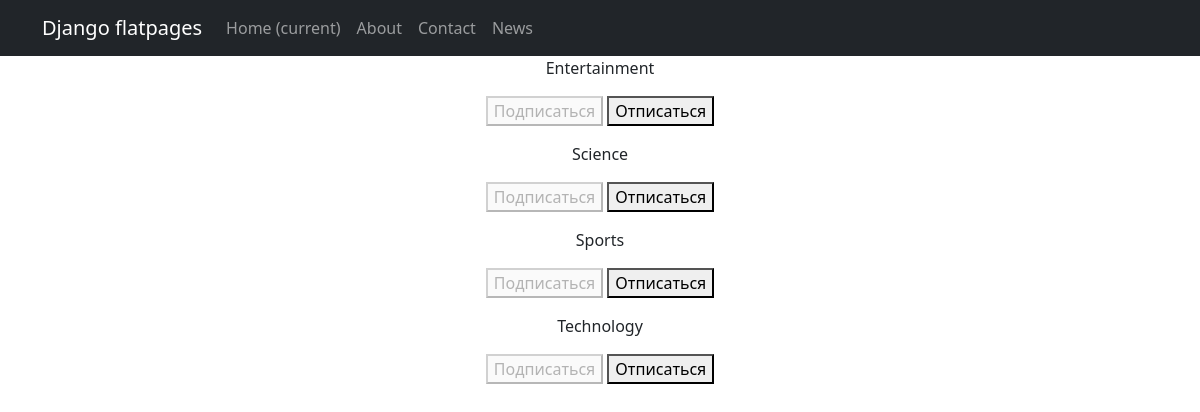
Page /subscriptions/ (signed in) on the committed database.
### news/models.py (models this page shows, shortened)
class Category(models.Model):
    name = models.CharField(max_length=255, unique=True)

### news/views.py (the view, shortened to what this page needs)
# urls.py: path('subscriptions/', subscriptions, name='subscriptions'),
@login_required
@csrf_protect
def subscriptions(request):
    categories_with_subscriptions = Category.objects.annotate(
        user_subscribed=Exists(
            Subscriber.objects.filter(
                user=request.user,
                category=OuterRef('pk'),
            )
        )
    ).order_by('name')
    return render(
        request,
        'subscriptions.html',
        {'categories': categories_with_subscriptions},
    )

### templates/subscriptions.html (shortened to what this page needs)
{% extends 'flatpages/default.html' %}
{% block content %}
    {% for category in categories  %}
        <p>
            {{ category.name }}
            <form method="post">
                {% if category.user_subscribed %}
                    <button disabled>Подписаться</button>
                    <button name="action" value="unsubscribe">Отписаться</button>
                {% else %}
                    <button name="action" value="subscribe">Подписаться</button>
                    <button disabled>Отписаться</button>
                {% endif %}
            </form>
        </p>
    {% endfor %}
{% endblock content %}

### templates/flatpages/default.html (shortened to what this page needs)
<!DOCTYPE html>
<html lang="en">
    <head>
        {% load static %}
        <link href="{% static 'css/styles.css' %}" rel="stylesheet" />
    </head>
    <body>
    <nav class="navbar navbar-expand-lg navbar-dark bg-dark static-top">
        <div class="container">
            <a class="navbar-brand" href="#">Django flatpages</a>
            <div class="collapse navbar-collapse" id="navbarResponsive">
                <ul class="navbar-nav ml-auto">
                    <li class="nav-item active">
                        <a class="nav-link" href="#">Home
                            <span class="sr-only">(current)</span>
                        </a>
                    </li>
                    <li class="nav-item">
                        <a class="nav-link" href="/about/">About</a>
                    </li>
                    <li class="nav-item">
                        <a class="nav-link" href="/contacts/">Contact</a>
                    </li>
                    <li class="nav-item">
                        <a class="nav-link" href="/news/">News</a>
                    </li>
                </ul>
            </div>
        </div>
    </nav>
    <div class="container">
        <div class="row">
            <div class="col-lg-12 text-center">
                {% block content %}
                {% endblock content %}
            </div>
        </div>
    </div>
    </body>
</html>

### rows in the picture
Category: name "Entertainment", shows "Подписаться"
Category: name "Science", shows "Подписаться"
Category: name "Sports", shows "Подписаться"
Category: name "Technology", shows "Подписаться"
